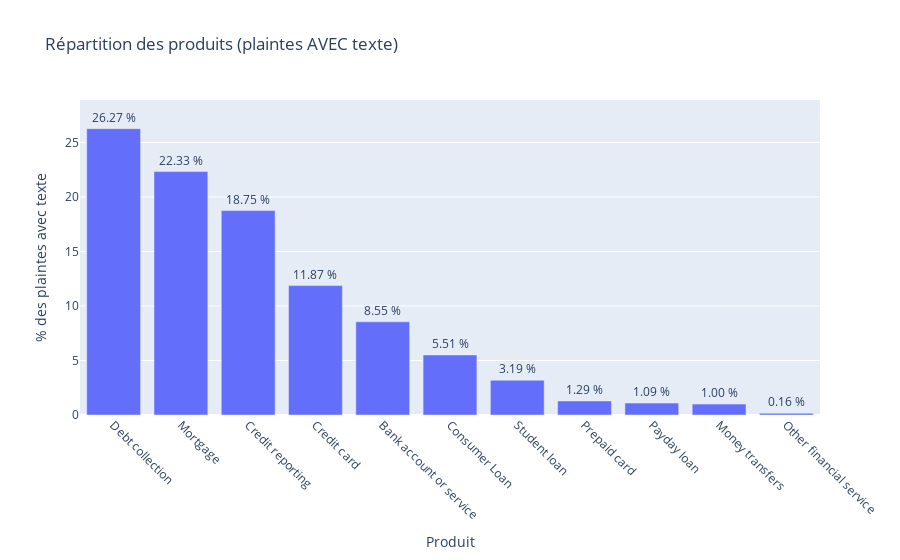

The notebook cell saved with this chart:
### Markdown cell above
**Répartition des produits (plaintes AVEC texte)**

### Code cell
# 1) Filtrer les lignes AVEC un texte de plainte
with_text = df_small.filter(
    pl.col("consumer_complaint_narrative").is_not_null()
)

# 2) Nombre total et aperçu
n_with = with_text.height
pct_with = round(n_with / df_small.height * 100, 2)
print(f"Nombre de plaintes AVEC texte : {n_with} ({pct_with} %)")
display(with_text.head(10))

# 3) Calcul de la répartition par produit (freq + percent)
counts_with = (
    with_text
    .group_by("product")
    .agg(pl.count().alias("freq"))
    .sort("freq", descending=True)
    .to_pandas()
)
counts_with["percent"] = (
    counts_with["freq"] / counts_with["freq"].sum() * 100
).round(2)

# 4) Bar chart avec pourcentages sur chaque barre
fig = px.bar(
    counts_with,
    x="product",
    y="percent",
    text="percent",
    title="Répartition des produits (plaintes AVEC texte)",
    labels={"percent":"% des plaintes avec texte", "product":"Produit"},
)

fig.update_traces(
    texttemplate="%{text:.2f} %",  # deux décimales + symbole %
    textposition="outside"
)
fig.update_layout(
    xaxis_tickangle=45,
    uniformtext_minsize=8,
    uniformtext_mode='hide',
    yaxis=dict(range=[0, counts_with["percent"].max() * 1.1])  # un peu d’espace en haut
)
fig.show()

### Figure 1 — Plotly figure (JSON) as saved in the notebook; plotly's stock layout.template omitted (floating-point values rounded to 4 significant figures)
{"data": [{"hovertemplate": "Produit=%{x}<br>% des plaintes avec texte=%{text}<extra></extra>", "legendgroup": "", "marker": {"color": "#636efa", "pattern": {"shape": ""}}, "name": "", "orientation": "v", "showlegend": false, "text": [26.27, 22.33, 18.75, 11.87, 8.55, 5.51, 3.19, 1.29, 1.09, 1.0, 0.16], "textposition": "outside", "texttemplate": "%{text:.2f} %", "type": "bar", "x": ["Debt collection", "Mortgage", "Credit reporting", "Credit card", "Bank account or service", "Consumer Loan", "Student loan", "Prepaid card", "Payday loan", "Money transfers", "Other financial service"], "xaxis": "x", "y": [26.27, 22.33, 18.75, 11.87, 8.55, 5.51, 3.19, 1.29, 1.09, 1.0, 0.16], "yaxis": "y"}], "layout": {"barmode": "relative", "legend": {"tracegroupgap": 0}, "title": {"text": "Répartition des produits (plaintes AVEC texte)"}, "uniformtext": {"minsize": 8, "mode": "hide"}, "xaxis": {"anchor": "y", "domain": [0, 1], "tickangle": 45, "title": {"text": "Produit"}}, "yaxis": {"anchor": "x", "domain": [0, 1], "range": [0, 28.9], "title": {"text": "% des plaintes avec texte"}}}}
